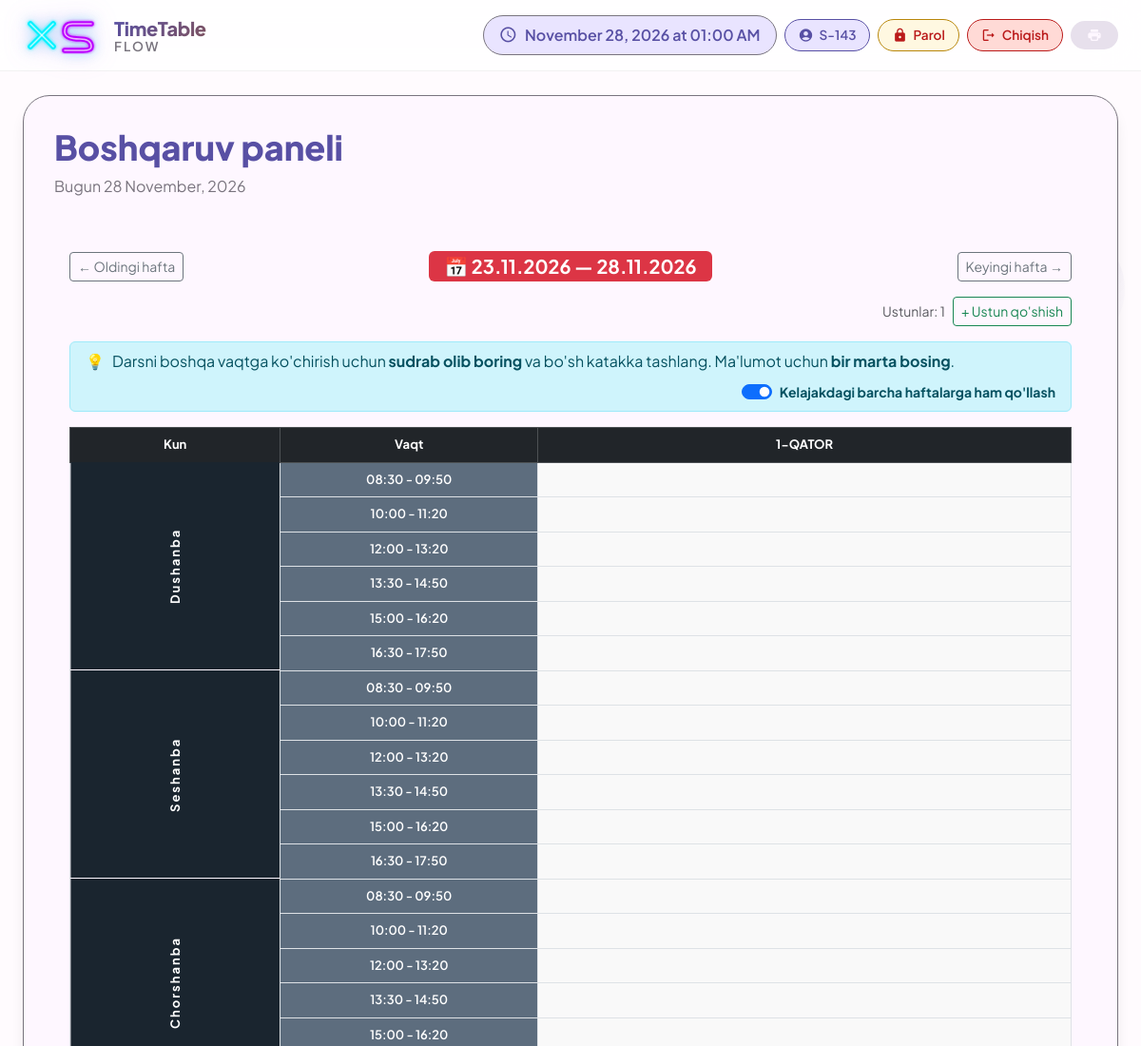
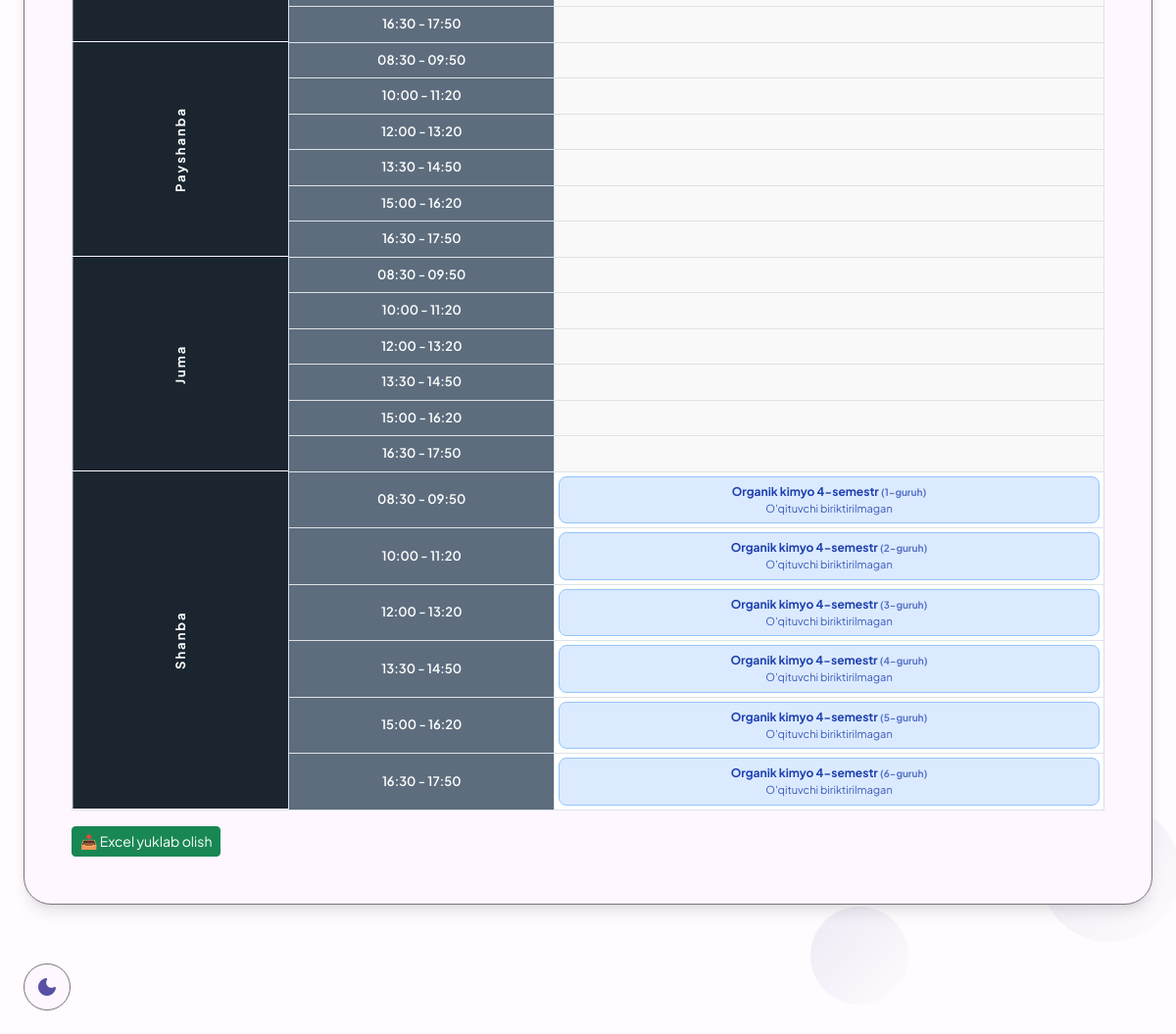
Screenshot of /raspisaniya/weekly-schedule/ (signed in) with the database file from the repository (2 pictures, top to bottom).
### raspisaniya/models.py (models this page shows)
class Subject(models.Model):
    name = models.CharField(max_length=100, unique=True)
    def __str__(self):
        return self.name

### raspisaniya/views/lessons.py (the view)
# urls.py: path('weekly-schedule/', views.weekly_schedule_view, name='weekly_schedule'),
@login_required
def weekly_schedule_view(request):
    week_str = request.GET.get('week')
    if week_str:
        try:
            week_start = dt_date.fromisoformat(week_str)
            week_start = week_start - timedelta(days=week_start.weekday())
        except Exception:
            week_start = None
    else:
        week_start = None
    data = get_weekly_schedule_data(week_start)
    grid = data['grid']
    week_start = data['week_start']
    week_end = data['week_end']
    max_group = data['max_group']
    prev_week = (week_start - timedelta(weeks=1)).isoformat()
    next_week = (week_start + timedelta(weeks=1)).isoformat()
    try:
        extra_cols = int(request.GET.get('extra_cols', 0))
    except (TypeError, ValueError):
        extra_cols = 0
    extra_cols = max(0, min(extra_cols, 30))
    group_numbers = list(range(1, max_group + extra_cols + 1))
    SUBJECT_COLORS = [
        {'bg': '#dbeafe', 'text': '#1e40af', 'border': '#93c5fd'},
        {'bg': '#d1fae5', 'text': '#065f46', 'border': '#6ee7b7'},
        {'bg': '#fef3c7', 'text': '#92400e', 'border': '#fcd34d'},
        {'bg': '#fce7f3', 'text': '#9d174d', 'border': '#f9a8d4'},
        {'bg': '#ede9fe', 'text': '#5b21b6', 'border': '#c4b5fd'},
        {'bg': '#ffedd5', 'text': '#9a3412', 'border': '#fdba74'},
        {'bg': '#cffafe', 'text': '#155e75', 'border': '#67e8f9'},
        {'bg': '#dcfce7', 'text': '#14532d', 'border': '#86efac'},
        {'bg': '#fee2e2', 'text': '#991b1b', 'border': '#fca5a5'},
        {'bg': '#f0fdf4', 'text': '#166534', 'border': '#bbf7d0'},
        {'bg': '#fdf4ff', 'text': '#6b21a8', 'border': '#e879f9'},
        {'bg': '#fff7ed', 'text': '#9a3412', 'border': '#fed7aa'},
    ]
    subject_color_map = {}
    color_idx = [0]
    def get_subject_color(subject_name):
        if subject_name not in subject_color_map:
            subject_color_map[subject_name] = SUBJECT_COLORS[color_idx[0] % len(SUBJECT_COLORS)]
            color_idx[0] += 1
        return subject_color_map[subject_name]
    table_data = []
    for day_idx, day_name in enumerate(WEEKDAY_LIST):
        for para_idx, (start, end) in enumerate(PARA_TIMES_WEEKLY):
            cells = []
            has_any = False
            for gnum in group_numbers:
                key = (day_idx, para_idx, gnum)
                info = grid.get(key)
                if info:
                    has_any = True
                    color = get_subject_color(info['subject'])
                    cells.append({
                        'filled': True,
                        'sched_id': info['sched_id'],
                        'subject': info['subject'],
                        'teacher': info['teacher'],
                        'room': info.get('room', ''),
                        'group_number': info.get('group_number', ''),
                        'group_id': info.get('group_id'),
                        'is_provisional': info.get('is_provisional', False),
                        'col': gnum,
                        'bg': color['bg'],
                        'text': color['text'],
                        'border': color['border'],
                    })
                else:
                    cells.append({'filled': False, 'col': gnum})
            table_data.append({
                'day': day_name,
                'time': f"{start} - {end}",
                'iso_date': (week_start + timedelta(days=day_idx)).isoformat(),
                'start_time': start,
                'cells': cells,
                'has_any': has_any,
                'show_day': para_idx == 0,
                'para_count': len(PARA_TIMES_WEEKLY),
            })
    return render(request, "raspisaniya/weekly_schedule.html", {
        "group_numbers": group_numbers,
        "table_data": table_data,
        "week_start": week_start,
        "week_end": week_end,
        "week_start_str": week_start.strftime("%d.%m.%Y"),
        "week_end_str": week_end.strftime("%d.%m.%Y"),
        "prev_week": prev_week,
        "next_week": next_week,
        "extra_cols": extra_cols,
        "base_group_count": max_group,
    })

### templates/raspisaniya/weekly_schedule.html (shortened to what this page needs)
{% extends "raspisaniya/base.html" %}
{% block content %}
<div class="container-fluid px-3 py-3">
  <div class="d-flex align-items-center justify-content-between mb-3 flex-wrap gap-2">
    <a href="?week={{ prev_week }}{% if extra_cols %}&extra_cols={{ extra_cols }}{% endif %}" class="btn btn-outline-secondary btn-sm">← Oldingi hafta</a>
    <h5 class="mb-0 fw-bold px-3 py-1 rounded" style="background:#dc3545;color:#fff;">📅 {{ week_start_str }} — {{ week_end_str }}</h5>
    <a href="?week={{ next_week }}{% if extra_cols %}&extra_cols={{ extra_cols }}{% endif %}" class="btn btn-outline-secondary btn-sm">Keyingi hafta →</a>
  </div>
  <div class="d-flex align-items-center justify-content-end gap-2 mb-3">
    <span class="text-muted small">Ustunlar: {{ group_numbers|length }}{% if extra_cols %} ({{ base_group_count }} + {{ extra_cols }} qo'lda){% endif %}</span>
    <a href="?week={{ week_start|date:'Y-m-d' }}&extra_cols={{ extra_cols|add:'1' }}"
       class="btn btn-outline-success btn-sm" title="Vizual rejalashtirish uchun bo'sh ustun qo'shish">
       + Ustun qo'shish
    </a>
  </div>
  <div class="alert alert-info py-2 px-3 mb-3 d-flex align-items-center gap-2 flex-wrap" role="alert">
    <span>💡</span>
    <span>Darsni boshqa vaqtga ko'chirish uchun <strong>sudrab olib boring</strong> va bo'sh katakka tashlang. Ma'lumot uchun <strong>bir marta bosing</strong>.</span>
    <div class="form-check form-switch ms-auto mb-0">
      <input class="form-check-input" type="checkbox" id="applyToFutureToggle" checked>
      <label class="form-check-label small fw-bold" for="applyToFutureToggle">
        Kelajakdagi barcha haftalarga ham qo'llash
      </label>
    </div>
  </div>
  <div class="table-responsive" style="max-height: 75vh; overflow-y: auto;">
    <table class="table table-bordered align-middle text-center mb-0" id="weekly-table"
           style="font-size:13px; min-width: {{ group_numbers|length|add:2 }}00px;">
      <thead class="table-dark">
        <tr>
          <th class="wk-sticky-corner wk-sticky-day" style="min-width:90px;">Kun</th>
          <th class="wk-sticky-corner wk-sticky-time" style="min-width:110px;">Vaqt</th>
          {% for gnum in group_numbers %}
            <th class="wk-sticky-head" style="min-width:140px;">{{ gnum }}-QATOR</th>
          {% endfor %}
        </tr>
      </thead>
      <tbody>
        {% for row in table_data %}
          <tr>
            {% if row.show_day %}
              <td rowspan="{{ row.para_count }}" class="fw-bold wk-sticky-day"
                  style="background:#1A252F;color:#fff;vertical-align:middle;
                         writing-mode:vertical-rl;transform:rotate(180deg);letter-spacing:2px;">
                {{ row.day }}
              </td>
            {% endif %}
            <td class="wk-sticky-time" style="background:#5D6D7E;color:#fff;font-weight:600;white-space:nowrap;">
              {{ row.time }}
            </td>
            {% for cell in row.cells %}
              <td class="drop-zone {% if cell.filled %}has-lesson{% endif %}"
                  data-date="{{ row.iso_date }}"
                  data-time="{{ row.start_time }}"
                  data-col="{{ cell.col }}"
                  style="padding:4px;vertical-align:middle;min-height:60px;
                         {% if not cell.filled %}background:#f9f9f9;{% endif %}
                         transition:background 0.2s;">
                {% if cell.filled %}
                  <div class="lesson-card {% if cell.is_provisional %}lesson-card-provisional{% endif %}"
                       draggable="true"
                       data-sched-id="{{ cell.sched_id }}"
                       data-sched-url="{% url 'change_lesson_time_ajax' cell.sched_id %}"
                       data-subject="{{ cell.subject }}"
                       data-teacher="{{ cell.teacher }}"
                       data-room="{{ cell.room }}"
                       data-group="{{ cell.group_number }}"
                       data-group-id="{{ cell.group_id }}"
                       data-col="{{ cell.col }}"
                       data-time="{{ row.time }}"
                       data-day="{{ row.day }}"
                       data-date="{{ row.iso_date }}"
                       style="background:{{ cell.bg }};
                              color:{{ cell.text }};
                              border:1.5px solid {{ cell.border }};
                              border-radius:8px;
                              padding:6px 8px;
                              cursor:grab;
                              user-select:none;
                              transition:opacity 0.2s, box-shadow 0.2s;">
                    <div class="fw-bold" style="font-size:12px;">
                      {{ cell.subject }}
                      {% if cell.group_number %}
                        <span style="font-size:10px;opacity:0.7;">({{ cell.group_number }}-guruh)</span>
                      {% endif %}
                    </div>
                    <div style="font-size:11px;opacity:0.85;">{{ cell.teacher }}</div>
                  </div>
                {% endif %}
              </td>
            {% endfor %}
          </tr>
        {% endfor %}
      </tbody>
    </table>
  </div>
  <div class="mt-3">
    <a href="{% url 'weekly_schedule_excel' %}?week={{ week_start|date:'Y-m-d' }}"
       class="btn btn-success btn-sm">📥 Excel yuklab olish</a>
  </div>
</div>
{% endblock %}

### templates/raspisaniya/base.html (shortened to what this page needs)
{% load static %}
<!DOCTYPE html>
<html lang="uz">
<head>
    <link href="https://cdn.jsdelivr.net/npm/bootstrap@5.3.2/dist/css/bootstrap.min.css" rel="stylesheet">
</head>
<body>
    <div class="bubbles" id="bubbles"></div>
    <div class="app-bar" id="appBar">
        <div class="container-fluid px-4">
            <div class="d-flex justify-content-between align-items-center">
                <div class="d-flex align-items-center gap-3">
                    <a href="{% url 'reset_database' %}" class="xs-main-logo" title="Reset Database" style="text-decoration: none; display: inline-block;">
                    </a>
                    <a href="{% url 'lesson_list' %}" class="text-decoration-none">
                        <div style="line-height:1.15;">
                            <div style="font-size:1.25rem;font-weight:800;background:linear-gradient(135deg,var(--md-primary),var(--md-tertiary));-webkit-background-clip:text;-webkit-text-fill-color:transparent;letter-spacing:-0.3px;">TimeTable</div>
                            <div style="font-size:0.85rem;font-weight:600;color:var(--md-outline);letter-spacing:2px;text-transform:uppercase;">Flow</div>
                        </div>
                    </a>
                </div>
                <div class="d-flex gap-2 align-items-center flex-wrap">
                    <div class="current-time d-none d-lg-flex">
                        <span class="material-icons-round">schedule</span>
                        <span id="timeDisplay">--:--</span>
                    </div>
                    {% if user.is_authenticated %}
                    <div class="user-chip">
                        <span class="material-icons-round">
                        </span>
                        <span>{{ user.get_full_name|default:user.username }}</span>
                    </div>
                    <a href="{% url 'change_password' %}" class="logout-chip d-none d-lg-inline-flex" style="background:#fff8e1; color:#b8860b; border-color:#b8860b;">
                        <span class="material-icons-round">lock</span>Parol
                    </a>
                    <a href="{% url 'logout' %}" class="logout-chip d-none d-lg-inline-flex">
                        <span class="material-icons-round">logout</span>Chiqish
                    </a>
                    {% endif %}
                    <button class="md-chip" onclick="window.print()">
                        <span class="material-icons-round">print</span>
                    </button>
                </div>
            </div>
        </div>
    </div>
    <button class="theme-toggle" id="themeToggle">
    </button>
    <div class="container-fluid px-4">
        <div class="md-surface">
            <div class="d-flex justify-content-between align-items-center mb-4">
                <div>
                    <h1 class="display-small d-inline-flex align-items-center gap-2">
                        {% block page_title %}Boshqaruv paneli{% endblock %}
                    </h1>
                    <p class="body-large">{% block page_subtitle %}Bugun {% now "j F, Y" %}{% endblock %}</p>
                </div>
            </div>
            {% block content %}{% endblock %}
        </div>
    </div>
</body>
</html>

### templates/raspisaniya/base.html (style rules this page uses)
* { margin: 0; padding: 0; box-sizing: border-box; }
:root { --md-primary: #5850a4; --md-primary-container: #e9e4ff; --md-secondary: #625b71; --md-secondary-container: #e8def8; --md-tertiary: #7d5260; --md-tertiary-container: #ffd8e4; --md-surface: #fef7ff; --md-surface-variant: #e7e0ec; --md-background: #fffbfe; --md-error: #ba1a1a; --md-error-container: #ffdad6; --md-outline: #79747e; --md-shadow: 0 4px 6px -2px rgba(0,0,0,0.05), 0 10px 15px -3px rgba(0,0,0,0.1); }
body { font-family: 'Plus Jakarta Sans', sans-serif; background: var(--md-background); color: var(--md-surface); transition: all 0.3s ease; min-height: 100vh; position: relative; }
.bubbles { position: fixed; width: 100%; height: 100%; z-index: -1; overflow: hidden; top: 0; left: 0; }
.app-bar { background: rgba(255,255,255,0.8); backdrop-filter: blur(20px); -webkit-backdrop-filter: blur(20px); border-bottom: 1px solid rgba(0,0,0,0.05); padding: 1rem 0; position: fixed; width: 100%; top: 0; z-index: 1000; transition: all 0.3s ease; }
.user-chip { display: inline-flex; align-items: center; gap: 6px; padding: 6px 14px; border-radius: 40px; background: var(--md-primary-container); color: var(--md-primary) !important; font-weight: 600; font-size: 0.85rem; border: 1px solid var(--md-primary); }
.user-chip .material-icons-round { font-size: 1rem; color: inherit; }
.logout-chip { display: inline-flex; align-items: center; gap: 6px; padding: 6px 14px; border-radius: 40px; background: #ffdad6; color: #ba1a1a !important; font-weight: 600; font-size: 0.85rem; border: 1px solid #ba1a1a; text-decoration: none; transition: all 0.2s ease; }
.logout-chip .material-icons-round { font-size: 1rem; color: inherit; }
.xs-main-logo { display: inline-flex; text-decoration: none; transition: transform 0.25s cubic-bezier(0.4,0,0.2,1), filter 0.25s ease; filter: drop-shadow(0 0 6px rgba(34,211,238,0.4)) drop-shadow(0 0 12px rgba(168,85,247,0.3)); }
.current-time { display: flex; align-items: center; gap: 8px; padding: 8px 16px; background: var(--md-primary-container); border-radius: 32px; color: var(--md-primary); font-weight: 600; border: 1px solid var(--md-outline); }
.current-time .material-icons-round { font-size: 1.2rem; }
.md-surface { background: var(--md-surface); border-radius: 28px; box-shadow: var(--md-shadow); padding: 2rem; margin-top: 100px; margin-bottom: 2rem; border: 1px solid var(--md-outline); transition: all 0.3s ease; animation: surfaceAppear 0.6s ease; }
.md-chip { display: inline-flex; align-items: center; gap: 8px; padding: 6px 16px; border-radius: 32px; background: var(--md-surface-variant); color: var(--md-surface); font-size: 0.9rem; font-weight: 500; border: 1px solid transparent; transition: all 0.2s ease; cursor: pointer; }
.md-chip .material-icons-round { font-size: 1rem; }
.theme-toggle { position: fixed; bottom: 24px; left: 24px; width: 48px; height: 48px; border-radius: 50%; background: var(--md-surface); border: 1px solid var(--md-outline); display: flex; align-items: center; justify-content: center; cursor: pointer; z-index: 1000; transition: all 0.3s ease; color: var(--md-primary); }
.display-small { font-size: 2.25rem; font-weight: 800; line-height: 1.2; color: var(--md-primary); }
.body-large { font-size: 1rem; line-height: 1.5; color: var(--md-outline); }

### templates/raspisaniya/weekly_schedule.html (style rules this page uses)
#weekly-table thead th { position: sticky; top: 0; z-index: 3; }
#weekly-table .wk-sticky-day { position: sticky; left: 0; z-index: 2; }
#weekly-table .wk-sticky-time { position: sticky; left: 90px; z-index: 2; }
#weekly-table thead .wk-sticky-corner { z-index: 4; }

### rows the page displays
Subject: subject "Organik kimyo 4-semestr" "Organik kimyo 4-semestr" "Organik kimyo 4-semestr" "Organik kimyo 4-semestr" "Organik kimyo 4-semestr" "Organik kimyo 4-semestr"

### other values shown
{{ user.get_full_name|default:user.username }} "S-143"
{{ week_start_str }} "23.11.2026"
{{ week_end_str }} "28.11.2026"
{{ group_numbers|length }} "1"
{{ gnum }} "1"
{{ row.day }} "Dushanba" "Seshanba" "Chorshanba" "Payshanba" "Juma" "Shanba"
{{ row.time }} "08:30 - 09:50" "10:00 - 11:20" "12:00 - 13:20" "13:30 - 14:50" "15:00 - 16:20" "16:30 - 17:50" "08:30 - 09:50" "10:00 - 11:20" "12:00 - 13:20" "13:30 - 14:50" "15:00 - 16:20" "16:30 - 17:50" "08:30 - 09:50" "10:00 - 11:20" "12:00 - 13:20" "13:30 - 14:50" "15:00 - 16:20" "16:30 - 17:50" "08:30 - 09:50" "10:00 - 11:20" "12:00 - 13:20" "13:30 - 14:50" "15:00 - 16:20" "16:30 - 17:50" "08:30 - 09:50" "10:00 - 11:20" "12:00 - 13:20" "13:30 - 14:50" "15:00 - 16:20" "16:30 - 17:50" "08:30 - 09:50" "10:00 - 11:20" "12:00 - 13:20" "13:30 - 14:50" "15:00 - 16:20" "16:30 - 17:50"
{{ cell.group_number }} "1" "2" "3" "4" "5" "6"
{{ cell.teacher }} "O'qituvchi biriktirilmagan" "O'qituvchi biriktirilmagan" "O'qituvchi biriktirilmagan" "O'qituvchi biriktirilmagan" "O'qituvchi biriktirilmagan" "O'qituvchi biriktirilmagan"
